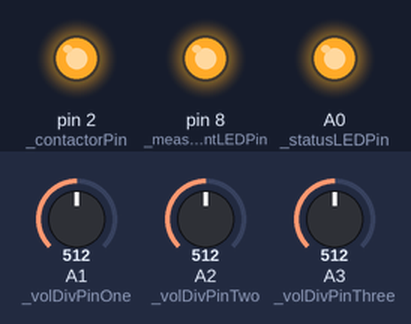
Recording of a sketch running on a simulated Arduino Nano, built with avr-gcc and run on an emulated ATmega328P. Shown: output pins drawn as LEDs (lit = HIGH). Wiring (inferred from the names in the program): 24Cxx EEPROM at I2C address 0x50. The inputs (shaded band) are chosen by the test bench; at power-on: A1 (_volDivPinOne) = 512, A2 (_volDivPinTwo) = 512, A3 (_volDivPinThree) = 512. EEPROM starts erased; raw I2C reads return 0; what the sketch prints to the serial monitor is not drawn.

Above: at 0.1 s.
At 34.6 s:
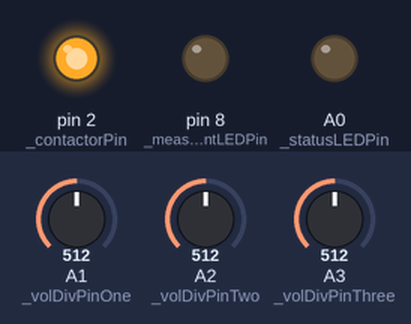
Timing chart, 0 to 36.1 s (numbered marks = the images above):
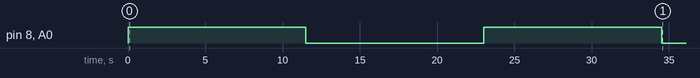

The sketch:

3PhaseMeter_Nano_CA_Cert_Secure_v2.6.ino
```cpp
/*
   Name Of Project: 3 phase Measurement and control system
   MCU used: Arduino Nano
   Functions: Contactor ON/OFF over MQTT using LTE module and Power measurement
   Programmer: Nilesh Patle
   Author: EVOLUZN INDIA PRIVATE LIMITED
*/

#include "Config.h"           // INCLUDE CONFIG FILE
#include "internalDrivers.h"  // INCLUDE INTERNALDRIVER FILE

// #include <SoftwareSerial.h> // FOR DEBUGGING
// const char rxPin = 5;
// const char txPin = 4;
// SoftwareSerial DEBUGSERIAL(rxPin, txPin);  // RX, TX

internalDrivers iDrivers;  // INTERNALDRIVERS LIBRARY OBJECT
voltages voltage;          // VOLTAGE STRUCTURE OBJECT
currents Current;          // CURRNT STRUCTURE OBJECT
powers Power;              // POWER STRUCTURE OBJECT
kwhPower KwhPower;         // POWER IN KWH STRUCTURE OBJECT

void setup() {
  // DEBUGSERIAL.begin(9600);                    // FOR DEBUGGING
  Serial.begin(115200);                      // LTE MODULE SERIAL PORT (LTE MODULE INTERFACED ON DEFAULT SERIAL PORT)
  iDrivers.gpioInit();                       // GPIO INITIALIZATION
  iDrivers.i2cInit();                        // I2C MASTER MODE INITIALIZATION // CT BOARD AND EXTERNAL EEPROM INTERFACED ON I2C
  iDrivers.spiInit();                        // SPI SLAVE MODE INITIALIZATION // ARDUINO PRO MINI INTERFACED TO RECEIVE DATA FROM LTE MODULE AND SEND TO MAIN ARDUINO NANO
  KwhPower = iDrivers.readDataFromEEPROM();  // READ STORED LOAD STATUS AND 3 PHASES POWER FROM EEPROM
}

void loop() {
  /*IT CHECK ANY DATA RECEIVED FOR LOAD STATUS FROM MQTT AND STORE IN EEPROM ACCORDINGLY, AVOID TO THIS OPERATION IN SPI ISR TO INCREASE INTERRUPT LATANCY*/
  if (gotNewLoadStatus) {                                       // THIS FLAG ENABLE IN SPI ISR WHEN DATA RECEIVE FOR LOAD CONTROL
    iDrivers.writeByteInEEPROM(loadStateEEPROMAdd, loadState);  // STORE THE DATA IN EEPROM
    gotNewLoadStatus = false;                                   // CLEAR THE FLAG SO EEPROM WRITING SHOULD DONE WHEN NEW DATA AVAIABLE ONLY
  }

  iDrivers.toggleStatusAndMeasurementLED();  // JUST TOGGLE THE MEASUREMENT AND STATUS LED ON EVERY LOOP INTERATION

  /* READ VOLTAGE, PASS ADC PIN AND CALIBRAION VALUE TO DUNCTION */
  voltage.Phase1 += iDrivers.readVoltage(_volDivPinOne, 1.0705, -17.3233);  // calibratedVoltage = 1.0705x - 3.3233
  voltage.Phase2 += iDrivers.readVoltage(_volDivPinTwo, 1.0705, -17.3233);  // calibratedVoltage = 1.0705x - 3.3233
  voltage.Phase3 += iDrivers.readVoltage(_volDivPinThree, 1.0705, 3.3233);  // calibratedVoltage = 1.0705x - 3.3233

  /* READ CURRENT,  PASS ADC PIN AND CALIBRAION VALUE TO DUNCTION */
  Current.Phase1 += iDrivers.readCurrent(CT1I2cAddr, 0.0018, 0.308);   // y = 0.0018x - 0.308
  Current.Phase2 += iDrivers.readCurrent(CT2I2cAddr, 0.0018, 0.3382);  // y = 0.0018x - 0.3382
  Current.Phase3 += iDrivers.readCurrent(CT3I2cAddr, 0.0018, 0.3978);  // y = 0.0018x - 0.3978
  sampleCount += 1;                                                    // THIS COUNT USE FOR AVERATE THE TOTAL ADDED VALUE WHILE SENDING AND STORING THE VOLTAGE AND CURRENT VALUE

  /* THIS CONDITION WILL EXECUTE EVERY ONE MINUTE */
  unsigned long currentTime = millis();                                                          // CALCULATE CURRENT TIME IN MILLI SECONDS
  if (currentTime - previousTime >= 60000 || (requestOn200 == true && lteRestarted == false)) {  // CHECK IF ONE MINUTES COMPLETED OR GOT REQUEST ON 200
    if (currentTime - previousTime >= 60000) {                                                   // RESTART TO MEASURE ONE MINUTES INTERVAL IF ONE MINUTES DONE FROM LAST RESET
      previousTime = currentTime;
    }
    lteRestarted = false;                                                                                                  // RESET THE FLAG WHICH ENABLED DUE TO MQTT DISCONNECTION // ITS DIABLE HERE TO GIVE 1 MINUTES TIME TO MODULE TO REINITILISE AFTER RESET
    if (lteRestartCounter >= 2 || lteBeginFailed) {                                                                        // INITIALLY lteRestartCounter IS 2. THE LOGIC IS GIVE 1 MINTS OF TIME TO LTE MODULE TO GIVE PROPER DELAY TO INITIALISE THE MODULE THEM BEGIN IT // IF MODULED FAILED TO BEGIN IT WILL REBIN IT AFTER 1 MINTS OR MODULE ENABLE TO SEND DATA OVER MQTT
      if (iDrivers.lteBeginWithSSL(ServerMQTT, MqttPort, mqttUserName, mqttUserPassword, deviceID, mqttSubscribeTopic)) {  // BEGIN THE MODULE AND RETURN TRUE FOR SUCESSFUL BEGIN AND FALSE FOR FAILED TO BEGIN
        lteRestartCounter = 0;                                                                                             // SET IT ZERO TO MODULE SHOULD NOT INITIALISE REPEATEDLY WITHOUT FAILED TO CONNECT TO MQTT
        lteBeginFailed = false;                                                                                            // SET IT FALSE ON SUCESSFUL BEGIN
      } else {                                                                                                             // FAILED TO BEGIN
        lteBeginFailed = true;                                                                                             // SET IT TRUE FOR SET BEGIN TRY DUE TO BEGIN UNSUCCSSFUL
      }
    }
    voltage = iDrivers.averageVol(voltage, sampleCount);                                                                              // AVERAGE OUT THE VOLTAGE WHICH ADDED OVER 1 MINTS DURATION
    Current = iDrivers.averageCur(Current, sampleCount);                                                                              // AVERAGE OUT THE CURRENT WHICH ADDED OVER 1 MINTS DURATION
    Power = iDrivers.calculatePower(voltage.Phase1, voltage.Phase2, voltage.Phase3, Current.Phase1, Current.Phase2, Current.Phase3);  // CALCULATE THE POWER FROM AVERGE VOLTAGE AND CURRENT
    KwhPower = iDrivers.calculatePowerInKWH(KwhPower, Power.Phase1, Power.Phase2, Power.Phase3);                                      // CALCULATE THE POWER IN KWH FORMAT
    bool networkConnectivityStatus = false;                                                                                           // THIS FLAG SHOW WHETHER DATA HAS SUCCESSFULL SENT OVER MQTT OR NOT
    if (requestOn200) {                                                                                                               // CHECK IF 200 REQUEST RECEIVED FORM SERVER FOR DATA
      networkConnectivityStatus = iDrivers.publishMsgOverLTENetwork(mqttPublishTopic, "200", voltage.Phase1, voltage.Phase2, voltage.Phase3, Current.Phase1, Current.Phase2, Current.Phase3, KwhPower.Phase1, KwhPower.Phase2, KwhPower.Phase3, loadState);
      if (networkConnectivityStatus) requestOn200 = false;  // RESET THE FLAG AS DATA SENT OVER MQTT SUCCESSFULLY
    } else {                                                // ELSE SEND DATA OVER MQTT ON 1 MINTS INTERVAL

      networkConnectivityStatus = iDrivers.publishMsgOverLTENetwork(mqttPublishTopic, deviceID, voltage.Phase1, voltage.Phase2, voltage.Phase3, Current.Phase1, Current.Phase2, Current.Phase3, KwhPower.Phase1, KwhPower.Phase2, KwhPower.Phase3, loadState);
      dataStoreCounter += 1;
      if (dataStoreCounter >= 5) {                                                          // STORE DATA IN EEPROM IN EVERY 5 MINTS TO ENHANCE THE EEPROM LIFE
        iDrivers.StoreKwhPowerInEEPROM(KwhPower.Phase1, KwhPower.Phase2, KwhPower.Phase3);  // WRITE POWER IN EEPROM
        dataStoreCounter = 0;                                                               // RESET THE COUNTER TO SEND DATA IN NEXT 5 MINTS
      }
    }
    if (networkConnectivityStatus == false) {  // IF DATA FAILED TO SEND OVER MQTT INCREASE lteRestartCounter // IF lteRestartCounter >= 2 THEN LTE MODULE WILL RESET
      lteRestartCounter += 1;                  // INCREASE COUNTER BY ONE BY FAILURE OF DATA SEND
    } else {                                   // ELSE
      lteRestartCounter = 0;                   // RESET THE COUNTER ON SUCCESSFULL DATA SENT
    }
    if (lteRestartCounter >= 2 || lteBeginFailed) {  // IF LTE MODULE FAILED TO SEND DATA OVER MQTT FOR >= 2 AND FAILED TO BEGIN THEN RESTART THE MODULE BY SOFTWARE COMMAND // HARDWARE RESET NOT REQUIRED
      iDrivers.resetLTENetwork();                    // LTE MODULE SOFT RESET
    }
    sampleCount = 0;                                                                                            // SET AVERAGE COUNT TO ZERO
    voltage.Phase1 = voltage.Phase2 = voltage.Phase3 = Current.Phase1 = Current.Phase2 = Current.Phase3 = 0.0;  // RESET THE INSTANT VOLTAGE AND CURRENT
  }
  // delay(10);
}
```

Config.cpp
```cpp
#include "Config.h"  // INCLUDE CONFIG HEADER

String ServerMQTT = "a6kvi1np2cmrt-ats.iot.ap-south-1.amazonaws.com";  // MQTT BROKER ADDRESS
int MqttPort = 8883;                                                   // MQTT BROKER
String mqttUserName = "NONE";                                          // MQTTT USER NAME
String mqttUserPassword = "NONE";                                      // MQTT USER PASSWORD

String deviceID = "861192075437379";                // DEVICE ID
String mqttPublishTopic = deviceID + "/status";     // MQTT PUBLISH TOPIC
String mqttSubscribeTopic = deviceID + "/control";  // MQTT SUBSCRIBE TOPIC

const char _volDivPinOne = A1;      // PHASE 1 VOLTAGE READ ADC PIN
const char _volDivPinTwo = A2;      // PHASE 2 VOLTAGE READ ADC PIN
const char _volDivPinThree = A3;    // PHASE 3 VOLTAGE READ ADC PIN
const char _contactorPin = 2;       // CONTACTOR RELAY OUTPUT PIN
const char _lteResetPin = 3;        // LTE RESET RELAY OUTPUT PIN
const char _statusLEDPin = A0;      // STATUS LED OUTPUT PIN
const char _measurementLEDPin = 8;  // MEASUREMENT LED OUTPUT PIN

const byte powerOneInKwhEEPROMAdd = 0;     // PHASE 1 POWER IN KWH STORING EEPROM ADDRESS
const byte powerTwoInKwhEEPROMAdd = 32;    // PHASE 2 POWER IN KWH STORING EEPROM ADDRESS
const byte powerThreeInKwhEEPROMAdd = 64;  // PHASE 3 POWER IN KWH STORING EEPROM ADDRESS
const byte loadStateEEPROMAdd = 100;       // LOAD STATUS STORING EEPROM ADDRESS

const byte CT1I2cAddr = 0x0A;     // CT1 MCU I2C ADDRESS
const byte CT2I2cAddr = 0x10;     // CT2 MCU I2C ADDRESS
const byte CT3I2cAddr = 0x52;     // CT3 MCU I2C ADDRESS
const byte eepromI2cAddr = 0x50;  // EEPROM IC I2C ADDRESS

byte lteRestartCounter = 2;      // THIS VARIABLE HOLD THE COUNT, HOW MANY TIMES LTE MODULE FAILED TO SEND DATA OVER MQTT, IF MODULE FAILED TO SEND MESSAGE TWO TIMES THEN MODULE WILL REBEGIN, INITIALLY ITS 2 TO BEGIN THE MODULE AFTER 1 MINTS OF POWER UP THE DEVICE
volatile byte mqttRecMsg;        // HOLD MESSAGE RECEIVED FROM MQTT (FROM MINI)
unsigned long startMillis = 0;   // HOLD START MILLI SECONDS TIMING FOR 1 MINTS DATA SEND LOOP
unsigned long previousTime = 0;  // HOLD RESET PREVIOUS TIME FOR 1 MINTS DATA SEND LOOP
bool lteBeginFailed = false;     // ENABLE IF BEGIN FAILED // MEANS MODULE UNABLE TO CONNECT WITH MQTT AND FAILED TO SUBSCRIBE THE MQTT TOPIC
int sampleCount = 0;             // INCREMENT, HOW MANY TIMES VOLTAGE AND CURRENT SAMPLES TAKEN
byte loadState = 0;              // HOLD THE CONTACTOR STATE
bool requestOn200 = false;       // IF RECEIVE REQUEST OVER MQTT TO SEND CURRENT DATA
bool ledState = false;           // STATUS AND MEASUREMENT LED'S STATUS FOR TOGGLE
bool lteRestarted = false;       // INDICATE THE LTE MODULE HAS RESTARTED // TO INITIATE REBEGIN PROCESS
bool gotNewLoadStatus = false;   // IF CONTACTOR TRIGGER MESSAGE RECEIVED FROM MQTT // TO STORE THIS LOAD STATUS USE THIS FLAG
byte dataStoreCounter = 0;       // WRITE THE DATA IN EEPROM ONCE IN 5 MINUTS // HOLD THE COUNT TO MEASURE 5 MINTS
```

Config.h
```cpp
#ifndef CONFIG_H
#define CONFIG_H

#include "Arduino.h"

extern String ServerMQTT;
extern int MqttPort;
extern String mqttUserName;
extern String mqttUserPassword;

extern String deviceID;
extern String mqttPublishTopic;
extern String mqttSubscribeTopic;

extern const char _volDivPinOne;
extern const char _volDivPinTwo;
extern const char _volDivPinThree;
extern const char _contactorPin;
extern const char _lteResetPin;
extern const char _statusLEDPin;
extern const char _measurementLEDPin;
extern const byte powerOneInKwhEEPROMAdd;
extern const byte powerTwoInKwhEEPROMAdd;
extern const byte powerThreeInKwhEEPROMAdd;
extern const byte loadStateEEPROMAdd;
extern const byte CT1I2cAddr;
extern const byte CT2I2cAddr;
extern const byte CT3I2cAddr;
extern const byte eepromI2cAddr;
extern byte lteRestartCounter;
extern volatile byte mqttRecMsg;
extern unsigned long startMillis;
extern unsigned long previousTime;
extern bool lteBeginFailed;
extern int sampleCount;
extern byte loadState;
extern bool requestOn200;
extern bool ledState;
extern bool lteRestarted;
extern bool gotNewLoadStatus;
extern byte dataStoreCounter;

#endif
```

internalDrivers.h
```cpp
#ifndef INTERNALDRIVERS_H  // IF NOT DEFINED, DEFINE THE PRE-PROCESSOR BELOW
#define INTERNALDRIVERS_H  // DEFINE THE PRE-PROCESSOR

#include "Arduino.h"  // INCLUDE ARDUINO LIBRARY
#include <EEPROM.h>   // INCLUDE EEPROM LIBRARY

// STRUCTURE TO 3 PHASE VOLTAGES
struct voltages {
  float Phase1, Phase2, Phase3;
};

// STRUCTURE TO 3 PHASE CURRENTS
struct currents {
  float Phase1, Phase2, Phase3, Total_I;
};

// STRUCTURE TO 3 PHASE INSTANTENEOUS POWER
struct powers {
  float Phase1, Phase2, Phase3;
};

// STRUCTURE TO 3 PHASE POWER IN KWH
struct kwhPower {
  double Phase1, Phase2, Phase3;
};

// CLASS DEFINATIONS
class internalDrivers {
public:
  internalDrivers();
  void gpioInit();
  void i2cInit();
  void spiInit();
  float readVoltage(const char pin, float calPar1, float calPar2);
  unsigned int internalDrivers::getMax(const char readingPin);
  float readCurrent(const byte i2cAddr, float calPar1, float calPar2);
  powers calculatePower(float voltageOne, float voltageTwo, float voltageThree, float currentOne, float currentTwo, float currentThree);
  kwhPower calculatePowerInKWH(kwhPower powersInKwh, float powerOne, float powerTwo, float powerThree);
  voltages averageVol(voltages vol, int averageCount);
  currents averageCur(currents cur, int averageCount);
  bool lteBeginWithSSL(String mqttServer, int mqttPort, String mqttUserName, String mqttPassword, String deviceId, String subTopic);
  bool lteBeginWithTCP(String mqttServer, int mqttPort, String mqttUserName, String mqttPassword, String deviceId, String subTopic);
  bool publishMsgOverLTENetwork(String pubTopic, String devID, float phase1Vol, float phase2Vol, float phase3Vol, float phase1Cur, float phase2Cur, float phase3Cur, double phase1Pow, double phase2Pow, double phase3Pow, bool loadstate);
  void subscribeMsgOverLTENetwork();
  bool confirmMsgSentOrNotOverLteNetwork(byte data);
  void sendATCommand(String command);
  void resetLTENetwork();
  void StoreKwhPowerInEEPROM(double PowerOneInKwh, double PowerTwoInKwh, double PowerThreeInKwh);
  kwhPower readDataFromEEPROM();
  void writeByteInEEPROM(int memAddress, byte data);
  byte readByteFromEEPROM(int memAddress);
  void writeFloatInEEPROM(int address, long value);
  long readFloatFromEEPROM(int address);
  void toggleStatusAndMeasurementLED();
};

#endif
```

Source omitted: internalDrivers.cpp (27734 bytes)

Measured:
- by itself, pin 8 (_measurementLEDPin), A0 (_statusLEDPin): alternates HIGH for 11.5 s and LOW for 11.5 s
